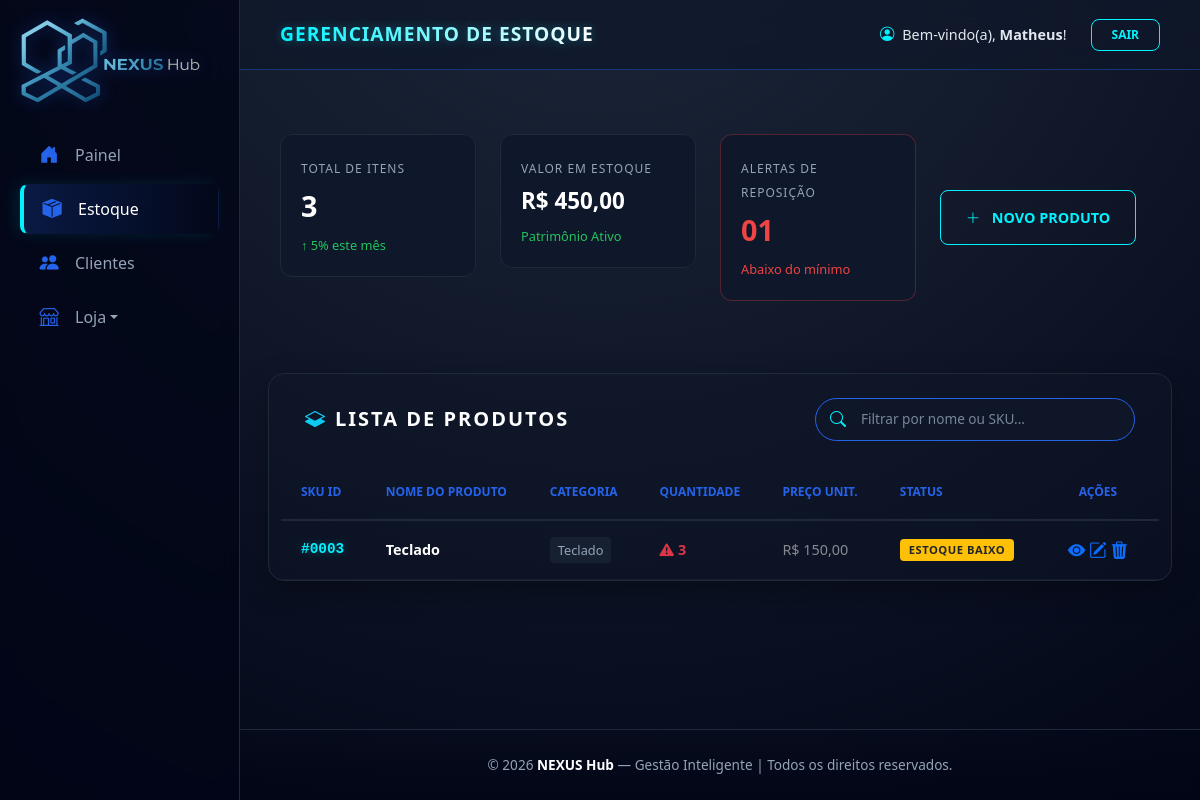
/nexus/estoque/ (signed in), run on an earlier commit of the app's database.
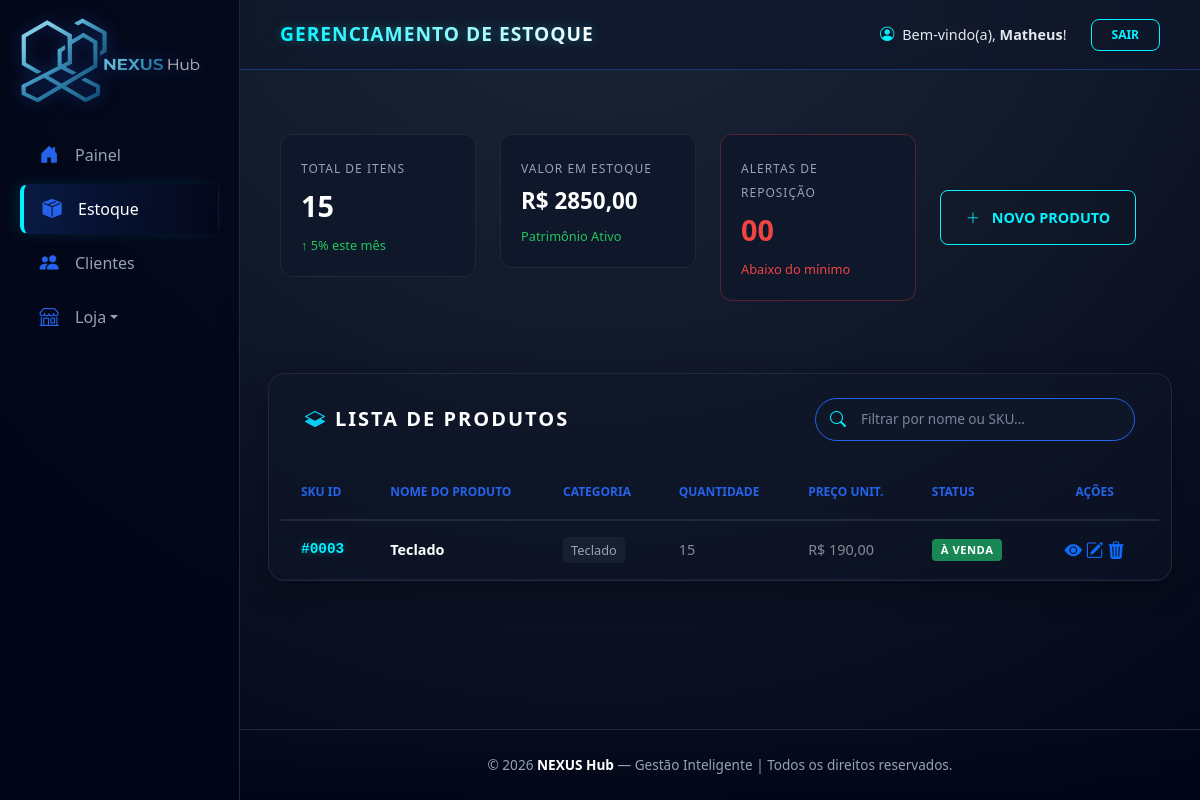
And on a later commit of the database.
### dashboard/models.py (models this page shows, shortened)
class Produto(models.Model):
    loja = models.ForeignKey(Loja, on_delete=models.CASCADE)
    categoria = models.ForeignKey('Categoria', on_delete=models.SET_NULL, null=True, blank=True)
    nome = models.CharField(max_length=255)
    descricao = models.TextField()
    preco = models.DecimalField(max_digits=10, decimal_places=2)
    estoque = models.IntegerField(default=0)
    estoque_minimo = models.IntegerField(default=5)
    ativo = models.BooleanField(default=True)
    data_criacao = models.DateTimeField(auto_now_add=True)

class Categoria(models.Model):
    nome = models.CharField(max_length=100)
    slug = models.SlugField(unique=True)

### dashboard/decorators.py (the view, shortened to what this page needs)
    @login_required(login_url='login_view')
    def _wrapped_view(request, *args, **kwargs):
        if request.user.is_superuser:
            return view_func(request, *args, **kwargs)

### dashboard/context_processors.py (called while the page is built)
def dados_loja(request):
    if request.user.is_authenticated:
        try:
            vendedor_perfil = Vendedor.objects.filter(usuario=request.user).first()
            is_vendedor = vendedor_perfil and vendedor_perfil.aprovado and not request.user.is_superuser
            if vendedor_perfil:
                loja = Loja.objects.filter(vendedor=vendedor_perfil).first()
                return {
                    'loja': loja,
                    'is_vendedor': is_vendedor,
                    'is_admin': request.user.is_superuser,
                }
        except Exception:
            return {
                'loja': None,
                'is_vendedor': False,
                'is_admin': request.user.is_superuser,
            }
    return {
        'loja': None,
        'is_vendedor': False,
        'is_admin': request.user.is_superuser,
    }

### dashboard/templates/estoque_lista.html (shortened to what the changed rows need)
{% extends 'base.html' %}
{% load static %}
{% block content %}
<div class="row g-4 mb-5"><div class="row g-4 mb-5">
    <div class="col-md-3">
        <div class="stat-card">
            <span class="stat-label">Total de Itens</span>
            <div class="stat-value">{{ total_itens }}</div>
            <span class="trend-up">↑ 5% este mês</span>
        </div>
    </div>
    <div class="col-md-3">
        <div class="stat-card">
            <span class="stat-label">Valor em Estoque</span>
            <div class="stat-value" style="font-size: 1.4rem;">
                R$ {{ valor_estoque|floatformat:2 }}
            </div>
            <span class="trend-up">Patrimônio Ativo</span>
        </div>
    </div>
    <div class="col-md-3">
        <div class="stat-card" style="border-color: rgba(239, 68, 68, 0.3);">
            <span class="stat-label">Alertas de Reposição</span>
            <div class="stat-value" style="color: #ef4444;">
                {{ alertas_reposicao|stringformat:"02d" }}
            </div>
            <span class="trend-alert">Abaixo do mínimo</span>
        </div>
    </div>
</div>
<div class="table-responsive-nexus">
    <table class="table-nexus">
    <thead>
        <tr>
            <th>SKU ID</th>
            <th>Nome do Produto</th>
            <th>Categoria</th>
            <th>Quantidade</th>
            <th>Preço Unit.</th>
            <th>Status</th>
            <th class="text-center">Ações</th>
        </tr>
    </thead>
    <tbody id="estoqueTable">
        {% for produto in produtos %}
        <tr>
            <td class="sku-highlight">#{{ produto.id|stringformat:"04d" }}</td>
            <td class="fw-bold text-white">{{ produto.nome }}</td>
            <td><span class="badge-category">{{ produto.categoria.nome }}</span></td>
            <td>
                {% if produto.estoque <= produto.estoque_minimo %}
                    <span class="text-danger fw-bold">
                        <i class="bi bi-exclamation-triangle-fill me-1"></i>{{ produto.estoque }}
                    </span>
                {% else %}
                    <span class="text-white-50">{{ produto.estoque }}</span>
                {% endif %}
            </td>
            <td class="text-white-50">R$ {{ produto.preco|floatformat:2 }}</td>
            <td>
                {% if produto.estoque <= 0 %}
                    <span class="badge bg-danger">Esgotado</span>
                {% elif produto.estoque <= produto.estoque_minimo %}
                    <span class="badge bg-warning text-dark">Estoque Baixo</span>
                {% else %}
                    <span class="badge bg-success">À Venda</span>
                {% endif %}
            </td>
            <td class="text-center">
                <div class="action-buttons">
                    <a href="{% url 'detalhe_produto' produto.id %}" class="btn-action details" title="Ver detalhes">
                        <i class="bi bi-eye-fill"></i>
                    </a>
                    <a href="{% url 'editar_produto' produto.id %}" class="btn-action edit" title="Editar">
                        <i class="bi bi-pencil-square"></i>
                    </a>
                    <a href="{% url 'excluir_produto' produto.id %}" class="btn-action delete" title="Excluir">
                        <i class="bi bi-trash3-fill"></i>
                    </a>
                </div>
            </td>
        </tr>
        {% empty %}
        <tr>
            <td colspan="7" class="text-center py-5 text-secondary">Nenhum produto cadastrado no sistema.</td>
        </tr>
        {% endfor %}
    </tbody>
</table>
</div>
{% endblock %}

What changed in the data, as far as the page shows it:
changed Produto "Teclado": preco "150,00" → "190,00"; estoque "3" → "15"; estoque "ESTOQUE BAIXO" → "À VENDA"
Also different on the page:
{{ total_itens }}: "3" → "15"
{{ valor_estoque|floatformat:2 }}: "450,00" → "2850,00"
{{ alertas_reposicao|stringformat:"02d" }}: "01" → "00"
